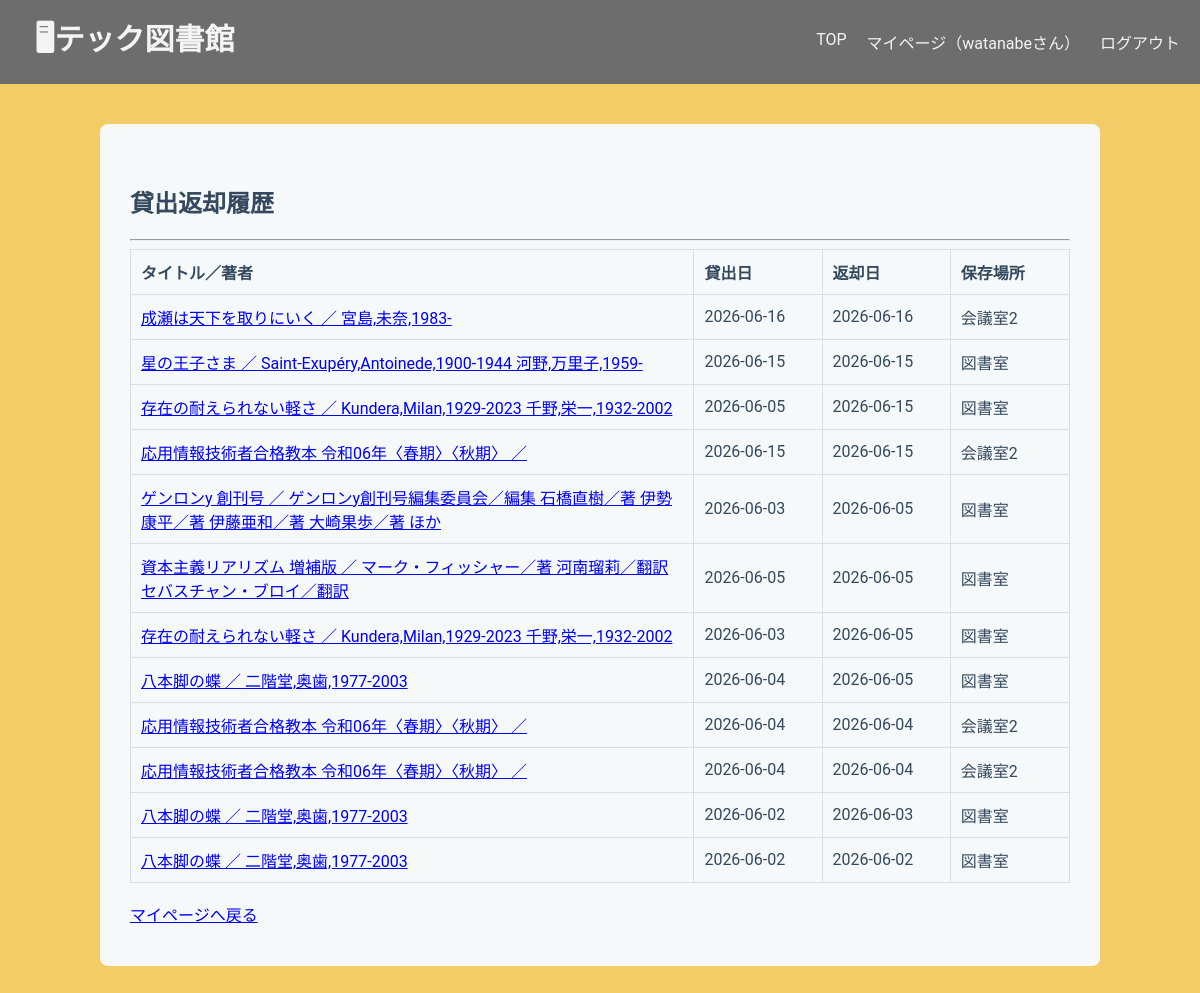
The app's page /library/history/ (signed in) with its own data.
### libraryapp/models.py (models this page shows, shortened)
class Borrow(models.Model):
    user = models.ForeignKey(User, on_delete=models.CASCADE)
    stock = models.ForeignKey(
        Stock,
        on_delete=models.PROTECT,
        related_name="borrows"
    )
    borrowed_at = models.DateTimeField(default=timezone.now)
    due_date = models.DateField()
    returned_at = models.DateTimeField(null=True, blank=True)

class Stock(models.Model):
    book = models.ForeignKey(
        Book,
        on_delete=models.CASCADE,
        related_name="stocks"
    )
    location = models.ForeignKey(
        Location,
        on_delete=models.PROTECT,
        related_name="stocks"
    )
    is_available = models.BooleanField(default=True)

class Book(models.Model):
    isbn = models.CharField(
        max_length=17,
        help_text='ISBN-10 または ISBN-13（ハイフン可）',
        verbose_name='ISBN',
        unique=True,
    )
    title = models.CharField(max_length=200, blank=True)
    author = models.CharField(max_length=200, null=True, blank=True)
    publisher = models.CharField(max_length=200, null=True, blank=True)
    publication_date = models.DateField(null=True, blank=True)
    description = models.TextField(null=True, blank=True)
    cover_url = models.URLField(null=True, blank=True)
    edition_number = models.IntegerField(default=1)

class Location(models.Model):
    name = models.CharField(max_length=100)
    def __str__(self):
        return self.name

### libraryapp/views.py (the view)
# urls.py: path("history/", views.BorrowHistoryView.as_view(), name="borrow_history"),
class BorrowHistoryView(LoginRequiredMixin, ListView):
    model = Borrow
    template_name = "libraryapp/borrow_history.html"
    context_object_name = "histories"
    def get_queryset(self):
        return (
            Borrow.objects.filter(
                user=self.request.user,
                returned_at__isnull=False
            )
            .select_related("stock__book")
            .order_by("-returned_at")
        )

### templates/libraryapp/borrow_history.html (shortened to what this page needs)
{% extends "libraryapp/base.html" %}
{% block content %}
<h2>貸出返却履歴</h2>
<hr>
<table>
    <tr>
        <th class="history-title">タイトル／著者</th>
        <th class="history-date">貸出日</th>
        <th class="history-date">返却日</th>
        <th class="history-location">保存場所</th>
    </tr>
    {% for history in histories %}
    <tr>
        <td>
            <a href="{% url 'book_detail' history.stock.book.id %}">
                {{ history.stock.book.title }}
                ／
                {{ history.stock.book.author }}
            </a>
        </td>
        <td>
            {{ history.borrowed_at|date:"Y-m-d" }}
        </td>
        <td>
            {{ history.returned_at|date:"Y-m-d" }}
        </td>
        <td>
            {{ history.stock.location }}
        </td>
    </tr>
    {% empty %}
    <tr>
        <td colspan="3">
            貸出履歴はありません。
        </td>
    </tr>
    {% endfor %}
</table>
<br>
<a href="{% url 'mypage' %}">
    マイページへ戻る
</a>
{% endblock %}

### templates/libraryapp/base.html (shortened to what this page needs)
<!DOCTYPE html>
<html lang="ja">
<head>
    {% load static %}
    <link rel="stylesheet" href="{% static 'libraryapp/base.css' %}">
</head>
<body>
    <header class="header">
        <h1>
            <a href="{% url 'home' %}">
                <strong>🖥テック図書館</strong>
            </a>
        </h1>
        <nav>
            <a href="{% url 'home' %}">TOP</a>
            <a href="{% url 'mypage' %}">マイページ（{{ user.username }}さん）</a>
            <form method="post" action="{% url 'logout' %}" class="logout-form">
                <button type="submit" class="logout-link">ログアウト</button>
            </form>
        </nav>
    </header>
    <main class="container">
        {% block content %}{% endblock %}
    </main>
</body>
</html>

### static/libraryapp/base.css (style rules this page uses)
body { font-family: 'Roboto', 'Segoe UI', Tahoma, Geneva, Verdana, sans-serif; background-color: #f4cc67; color: #34495e; margin: 0; }
.header { display: flex; background-color: #6d6d6d; justify-content: space-between; align-items: center; }
.header h1 { color: #f5f4f5; margin: 15px; width: auto; padding-left: 20px; font-size: 30px; }
.header h1 a { color: #f5f4f5; text-decoration: none; }
.header nav { color: #f5f4f5; display: flex; gap: 20px; width: auto; padding-right: 20px; margin: 0; }
.header nav a { color: #f5f4f5; text-decoration: none; }
.container { background-color: #f6f9fa; padding: 40px 30px; border-radius: 8px; max-width: 1000px; width: 100%; box-sizing: border-box; margin: 40px auto; }
form button { white-space: nowrap; background-color: #717071dc; color: #faf8f8; padding: 10px 20px; border: none; border-radius: 4px; cursor: pointer; font-size: 16px; font-weight: 500; }
table { border-collapse: collapse; }
th, td { text-align: left; vertical-align: middle; padding: 10px; border: 1px solid #ddd; }
th:first-child, td:first-child { text-align: left; }
.logout-form { display: inline; }
.logout-form button { background: none; border: none; padding: 0; color: inherit; font: inherit; cursor: pointer; }
.history-title { width: 60%; }
.history-date { width: 110px; white-space: nowrap; }
.history-location { width: 100px; white-space: nowrap; }

### records on screen
Borrow: stock.book "成瀬は天下を取りにいく", stock.book.author "宮島,未奈,1983-", borrowed_at "2026-06-16", returned_at "2026-06-16", stock.location "会議室2"
Borrow: stock.book "星の王子さま", stock.book.author "Saint-Exupéry,Antoinede,1900-1944 河野,万里子,1959-", borrowed_at "2026-06-15", returned_at "2026-06-15", stock.location "図書室"
Borrow: stock.book "存在の耐えられない軽さ", stock.book.author "Kundera,Milan,1929-2023 千野,栄一,1932-2002", borrowed_at "2026-06-05", returned_at "2026-06-15", stock.location "図書室"
Borrow: stock.book "応用情報技術者合格教本 令和06年〈春期〉〈秋期〉", borrowed_at "2026-06-15", returned_at "2026-06-15", stock.location "会議室2"
Borrow: stock.book "ゲンロンy 創刊号", stock.book.author "ゲンロンy創刊号編集委員会／編集 石橋直樹／著 伊勢康平／著 伊藤亜和／著 大崎果歩／著 ほか", borrowed_at "2026-06-03", returned_at "2026-06-05", stock.location "図書室"
Borrow: stock.book "資本主義リアリズム 増補版", stock.book.author "マーク・フィッシャー／著 河南瑠莉／翻訳 セバスチャン・ブロイ／翻訳", borrowed_at "2026-06-05", returned_at "2026-06-05", stock.location "図書室"
Borrow: stock.book "存在の耐えられない軽さ", stock.book.author "Kundera,Milan,1929-2023 千野,栄一,1932-2002", borrowed_at "2026-06-03", returned_at "2026-06-05", stock.location "図書室"
Borrow: stock.book "八本脚の蝶", stock.book.author "二階堂,奥歯,1977-2003", borrowed_at "2026-06-04", returned_at "2026-06-05", stock.location "図書室"
Borrow: stock.book "応用情報技術者合格教本 令和06年〈春期〉〈秋期〉", borrowed_at "2026-06-04", returned_at "2026-06-04", stock.location "会議室2"
Borrow: stock.book "応用情報技術者合格教本 令和06年〈春期〉〈秋期〉", borrowed_at "2026-06-04", returned_at "2026-06-04", stock.location "会議室2"
Borrow: stock.book "八本脚の蝶", stock.book.author "二階堂,奥歯,1977-2003", borrowed_at "2026-06-02", returned_at "2026-06-03", stock.location "図書室"
Borrow: stock.book "八本脚の蝶", stock.book.author "二階堂,奥歯,1977-2003", borrowed_at "2026-06-02", returned_at "2026-06-02", stock.location "図書室"

### other values on screen
{{ user.username }} "watanabe"
